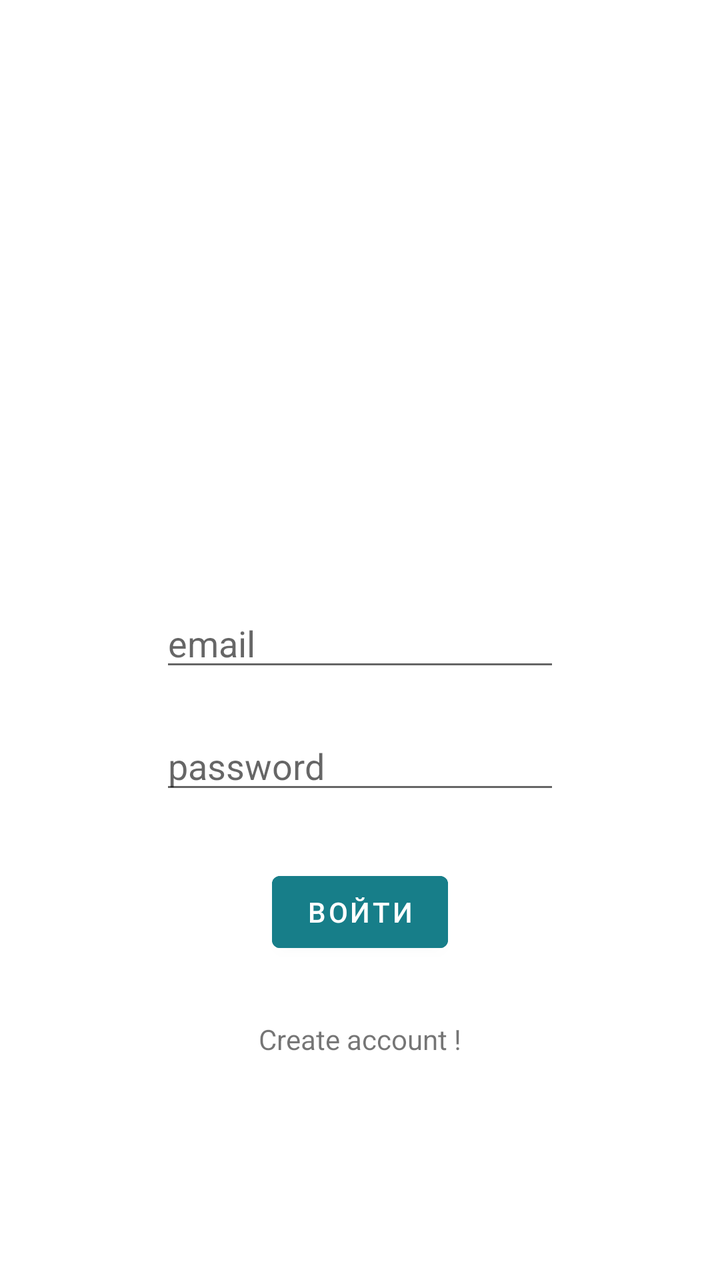
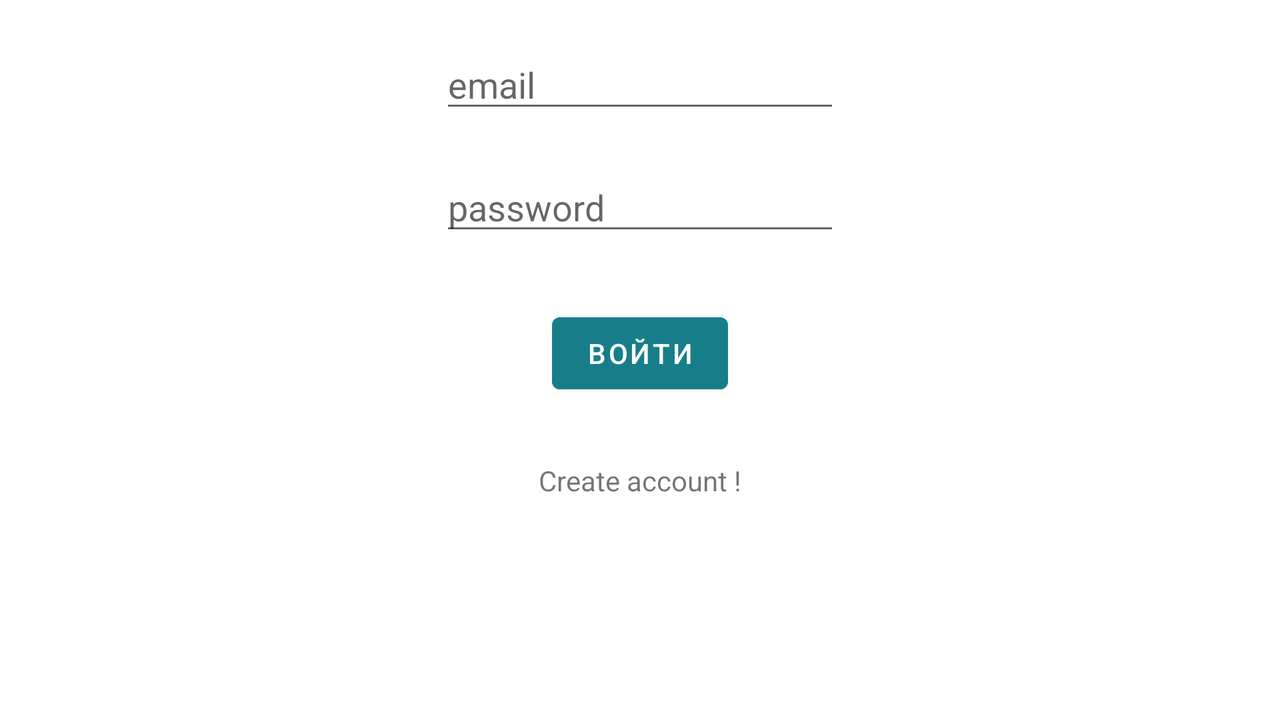

Compare how this app lays out the same screen by default and in its alternative resource folder. The renders come first, then the two layout files and the values they reference.
<!-- AndroidManifest.xml: application theme Theme.ElectronicJournal -->
<!-- res/layout/activity_login.xml -->
<?xml version="1.0" encoding="utf-8"?>
<RelativeLayout xmlns:android="http://schemas.android.com/apk/res/android"
    xmlns:app="http://schemas.android.com/apk/res-auto"
    xmlns:tools="http://schemas.android.com/tools"
    android:layout_width="match_parent"
    android:layout_height="match_parent"
    tools:context=".LoginActivity">
    <EditText
        android:layout_width="200dp"
        android:layout_height="wrap_content"
        android:hint="email"
        android:layout_centerInParent="true"
        android:id="@+id/email_login"/>
    <EditText
        android:layout_width="200dp"
        android:layout_height="wrap_content"
        android:hint="password"
        android:layout_centerInParent="true"
        android:id="@+id/email_password"
        android:layout_below="@+id/email_login"
        android:layout_marginTop="20dp"/>

    <Button
        android:layout_width="wrap_content"
        android:layout_height="wrap_content"
        android:layout_below="@id/email_password"
        android:layout_centerInParent="true"
        android:layout_marginTop="30dp"
        android:id="@+id/btn_login"
        android:text="Войти"
        android:backgroundTint="@color/reg_btn"
        />

    <TextView
        android:layout_width="wrap_content"
        android:layout_height="wrap_content"
        android:id="@+id/register_txt"
        android:layout_centerInParent="true"
        android:layout_below="@+id/btn_login"
        android:layout_marginTop="30dp"
        android:text="Create account !"/>
</RelativeLayout>
<!-- resources referenced by this layout -->
<resources>
  <color name="reg_btn">#177E89</color>
  <style name="Theme.ElectronicJournal" parent="Theme.MaterialComponents.DayNight.DarkActionBar">
          
          <item name="colorPrimary">@color/purple_500</item>
          <item name="colorPrimaryVariant">@color/purple_700</item>
          <item name="colorOnPrimary">@color/white</item>
          
          <item name="colorSecondary">@color/teal_200</item>
          <item name="colorSecondaryVariant">@color/teal_700</item>
          <item name="colorOnSecondary">@color/black</item>
          
          <item name="android:statusBarColor" tools:targetApi="l">?attr/colorPrimaryVariant</item>
          
      </style>
  <color name="purple_500">#FF6200EE</color>
  <color name="purple_700">#FF3700B3</color>
  <color name="white">#FFFFFFFF</color>
  <color name="teal_200">#FF03DAC5</color>
  <color name="teal_700">#FF018786</color>
  <color name="black">#FF000000</color>
</resources>
<!-- res/layout-land/activity_login.xml (the repository's variant of the layout above) -->
<!-- drawn on the phone turned sideways -->
<?xml version="1.0" encoding="utf-8"?>
<RelativeLayout xmlns:android="http://schemas.android.com/apk/res/android"
    xmlns:app="http://schemas.android.com/apk/res-auto"
    xmlns:tools="http://schemas.android.com/tools"
    android:layout_width="match_parent"
    android:layout_height="match_parent"
    tools:context=".LoginActivity">
    <EditText
        android:layout_width="200dp"
        android:layout_height="wrap_content"
        android:hint="email"
        android:layout_alignParentTop="true"
        android:layout_marginTop="20dp"
        android:layout_centerInParent="true"
        android:id="@+id/email_login"/>
    <EditText
        android:layout_width="200dp"
        android:layout_height="wrap_content"
        android:hint="password"
        android:layout_centerInParent="true"
        android:id="@+id/email_password"
        android:layout_below="@+id/email_login"
        android:layout_marginTop="20dp"/>

    <Button
        android:layout_width="wrap_content"
        android:layout_height="wrap_content"
        android:layout_below="@id/email_password"
        android:layout_centerInParent="true"
        android:layout_marginTop="30dp"
        android:id="@+id/btn_login"
        android:text="Войти"
        android:backgroundTint="@color/reg_btn"
        />

    <TextView
        android:layout_width="wrap_content"
        android:layout_height="wrap_content"
        android:id="@+id/register_txt"
        android:layout_centerInParent="true"
        android:layout_below="@+id/btn_login"
        android:layout_marginTop="30dp"
        android:text="Create account !"/>
</RelativeLayout>
